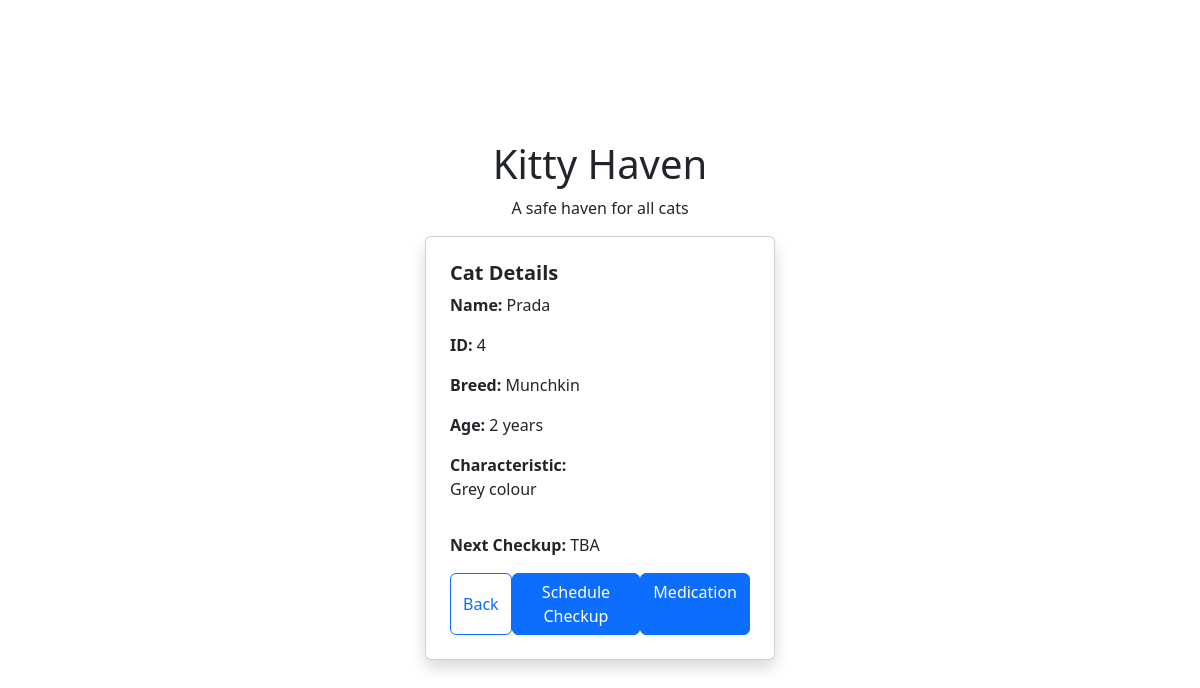
Screenshot of /cat-details/4/ with the database file from the repository.
### CatDatabase/models.py (models this page shows, shortened)
class Cat(models.Model):
    CatID = models.AutoField(primary_key=True)
    UserID = models.ForeignKey(djangoUser, on_delete=models.CASCADE, null=True, blank=True)
    Name = models.CharField(max_length=50)
    Breed = models.CharField(max_length=50)
    Age = models.IntegerField()
    Gender = models.CharField(max_length=1)
    Description = models.CharField(max_length=500)

### app/views.py (the view)
# urls.py: path('cat-details/<int:cat_id>/', views.cat_details, name='cat_details'),
def cat_details(request, cat_id):
    cat = get_object_or_404(Cat, CatID=cat_id)
    latest_appointment = Appointment.objects.filter(CatID=cat).order_by('-Date').first()
    return render(request, 'app/cat_details.html', {'cat': cat, 'appointment': latest_appointment})

### app/templates/app/cat_details.html (shortened to what this page needs)
<!DOCTYPE html>
<html lang="en">
<head>
    <link href="https://cdn.jsdelivr.net/npm/bootstrap@5.3.0/dist/css/bootstrap.min.css" rel="stylesheet">
</head>
<body>
    <div class="container d-flex flex-column align-items-center justify-content-center vh-100">
        <h1 class="text-center">Kitty Haven</h1>
        <p class="text-center">A safe haven for all cats</p>
        <div class="card p-4 shadow" style="width: 350px;">
            <h5 class="fw-bold">Cat Details</h5>
            <div class="mb-3">
                <strong>Name:</strong> {{ cat.Name }}
            </div>
            <div class="mb-3">
                <strong>ID:</strong> {{ cat.CatID }}
            </div>
            <div class="mb-3">
                <strong>Breed:</strong> {{ cat.Breed }}
            </div>
            <div class="mb-3">
                <strong>Age:</strong> {{ cat.Age }} years
            </div>
            <div class="mb-3">
                <strong>Characteristic:</strong>
                <p>{{ cat.Description }}</p>
            </div>
           <div class="mb-3">
             <strong>Next Checkup:</strong>
                    {{ appointment.Date|default:"TBA" }}
            </div>
            <div class="d-flex justify-content-between">
                <button type="button" class="btn btn-outline-primary" onclick="goBack()">Back</button>
                 <a href="{% url 'cat_scheduler_checkup' cat.CatID %}" class="btn btn-primary">Schedule Checkup</a>
                 <a href="{% url 'medical_cat_detail' cat.CatID %}" class="btn btn-primary"> Medication </a>
            </div>
        </div>
    </div>
</body>
</html>

### rows the page displays
Cat: Name "Prada", CatID "4", Breed "Munchkin", Age "2", Description "Grey colour"

### other values shown
{{ appointment.Date|default:"TBA" }} "TBA"
